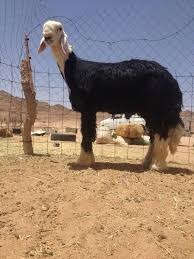
#> input picture Data/Najdi/najdi_007.jpg, 194 x 259 px
$ python data_crop.py
#> lines starting #> are read from the running program, lines starting #| are printed output that depends on the picture
import numpy as np
import cv2
import glob
import os


# Help function to display an image
def display(img):
	cv2.imshow('image',img)
	cv2.waitKey(0)
	cv2.destroyAllWindows()

# Helper function to save each cropped image as a new file
def save(index, breed, img):
	resize_path = os.path.join(path, "cropped/")
	cv2.imwrite(os.path.join(resize_path, breed + "_cropped_" + str(index) + ".jpg"), img)

breeds = 	["Najdi",
			"Nuaimi",
			"Harri",
			"Sawakni"]

for breed in breeds:

	# Load all .jpg files in the test_data folder
	path = "../Data/" + breed + "/"
	filenames = glob.glob(path + "*.jpg")
	filenames.sort()

	# Load all images as numpy arrays
	images = [(name, cv2.imread(name)) for name in filenames]
#> images = 1 item

	# Initialize X_train
	IMAGE_SIZE = 224
	num_examples = len(images)
#> num_examples = 1
	X_train = np.zeros((num_examples, IMAGE_SIZE, IMAGE_SIZE, 3))

	# Print the name and shape of each image
	for m, (name, img) in enumerate(images):

	    # Ensure that each image is square
		H, W, _ = img.shape
		if W > H:
			delta = (W - H) // 2
			img = img[:, delta:delta+H, :]

		elif W < H:
			delta = (H - W) //2
			img = img[delta:delta+W, :, :]

		# Resize all images to have shape IMAGE_SIZE x IMAGE_SIZE x 3
		img = cv2.resize(img, (IMAGE_SIZE, IMAGE_SIZE))

		# Save cropped image
		save(m + 1, breed, img)

		X_train[m] = img
#> this loop made 1 pass
#> (m, name, H, W, delta) on pass 1: (0, '../Data/Najdi/najdi_007.jpg', 259, 194, 32)
#> pass 1, `img = img[delta:delta+W, :, :]`:
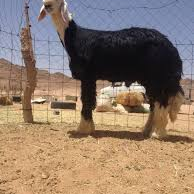
#> img: shape (194, 194, 3); mean of channels 0, 1, 2 107.1, 123, 143.3; drawn as B, G, R
#> pass 1, `img = cv2.resize(img, (IMAGE_SIZE, IMAGE_SIZE))`:
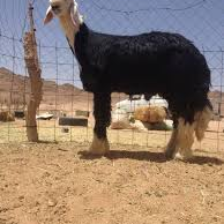
#> img: shape (224, 224, 3); mean of channels 0, 1, 2 107, 122.9, 143.2; drawn as B, G, R

	print('X_train shape: ', X_train.shape)
#| X_train shape:  (1, 224, 224, 3)
#> pass 3 of the loop `for breed in breeds:`:
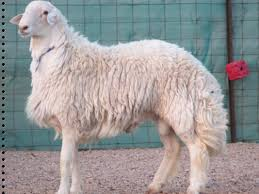
#> input picture Data/Harri/harri_001.jpg, 259 x 194 px
#> images = 1 item
#> num_examples = 1
#> the loop `for m, (name, img) in enumerate(images):` made 1 pass
#> (m, name, H, W, delta) on pass 1: (0, '../Data/Harri/harri_001.jpg', 194, 259, 32)
#> pass 1, `img = img[:, delta:delta+H, :]`:
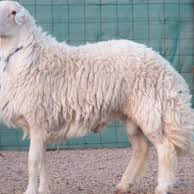
#> img: shape (194, 194, 3); mean of channels 0, 1, 2 162.1, 162.8, 167.1; drawn as B, G, R
#| X_train shape:  (1, 224, 224, 3)
#> the loop made 4 passes; the first 3 are shown
